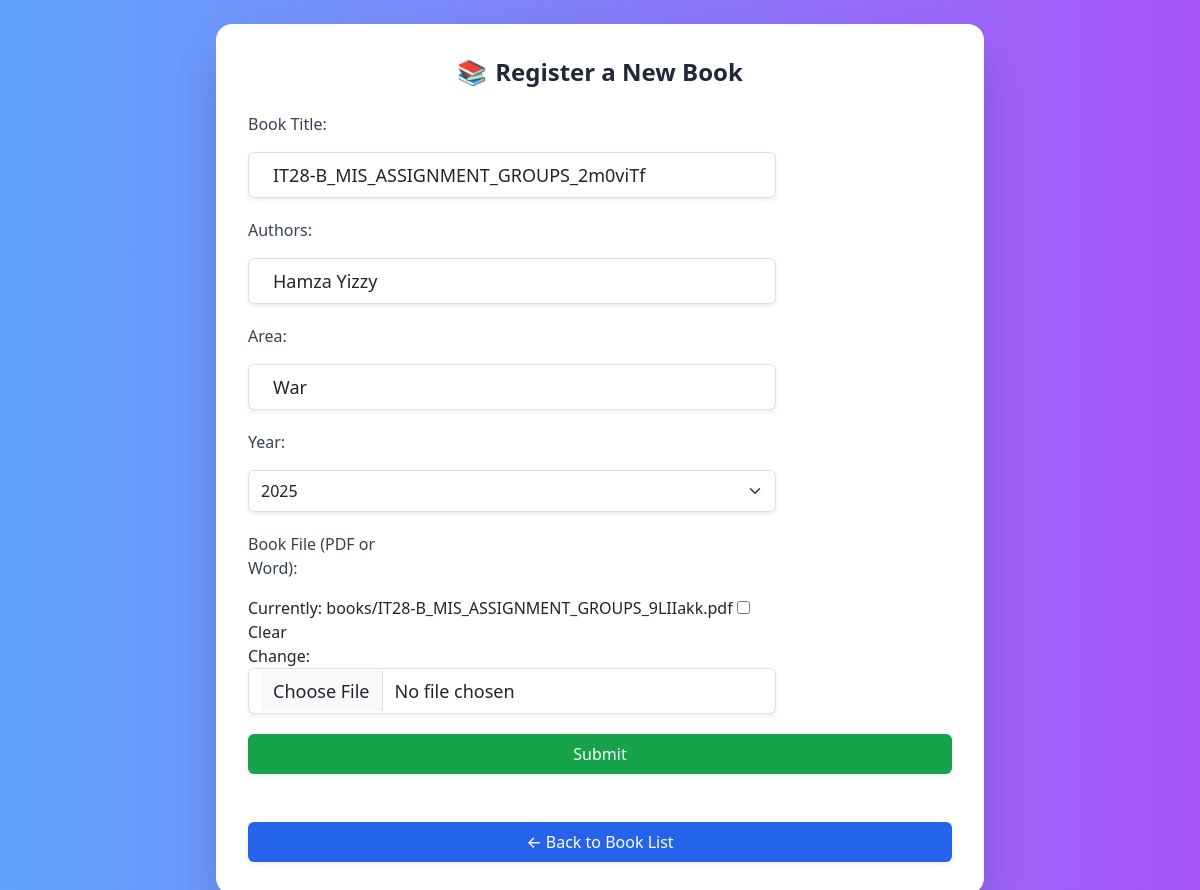
Page /book/edit/3/ on the committed database.
### compare/models.py (models this page shows, shortened)
class Book(models.Model):
    book_id = models.BigAutoField(primary_key=True)  # New auto-incremented primary key
    book_title = models.CharField(max_length=255)
    authors = models.CharField(max_length=255)
    area = models.CharField(max_length=100)
    year = models.IntegerField()
    file = models.FileField(upload_to='books/', null=True, blank=True)  # To attach the book file

### compare/views.py (the view)
# urls.py: path('book/edit/<int:book_id>/', views.add_or_edit_book, name='edit_book'),
def add_or_edit_book(request, book_id=None):
    book = get_object_or_404(Book, book_id=book_id) if book_id else None
    form = BookForm(request.POST or None, request.FILES or None, instance=book)
    if request.method == 'POST' and form.is_valid():
        form.save()
        return redirect('books_list')
    return render(request, 'compare/registration.html', {'form': form})

### compare/forms.py
class BookForm(forms.ModelForm):
    class Meta:
        model = Book
        fields = ['book_title', 'authors', 'area', 'year', 'file']
        widgets = {
            'book_title': forms.TextInput(attrs={
                'class': 'form-control text-lg py-2 px-4 rounded-lg border border-gray-300 w-full'
            }),
            'authors': forms.TextInput(attrs={
                'class': 'form-control text-lg py-2 px-4 rounded-lg border border-gray-300 w-full'
            }),
            'area': forms.TextInput(attrs={
                'class': 'form-control text-lg py-2 px-4 rounded-lg border border-gray-300 w-full'
            }),
            'year': forms.Select(attrs={
                'class': 'form-select text-lg py-2 px-4 rounded-lg border border-gray-300 w-full'
            }),
            'file': forms.ClearableFileInput(attrs={
                'class': 'form-control text-lg py-2 px-4 rounded-lg border border-gray-300 w-full'
            }),
        }

### compare/templates/compare/Registration.html (shortened to what this page needs)
{% load static %}
{% load widget_tweaks %}
<!DOCTYPE html>
<html lang="en">
<head>
  <script src="https://cdn.tailwindcss.com"></script>
  <link href="https://cdn.jsdelivr.net/npm/bootstrap@5.3.0/dist/css/bootstrap.min.css" rel="stylesheet" />
</head>
<body class="bg-gradient-to-r from-blue-400 to-purple-500 min-h-screen flex items-center justify-center p-6">
<div class="bg-white rounded-2xl shadow-2xl w-full max-w-3xl p-8">
  <h1 class="text-2xl font-bold text-center text-gray-800 mb-6">
    <span class="me-2">📚</span>Register a New Book
  </h1>
  <form id="registrationForm" method="POST" enctype="multipart/form-data" class="space-y-5">
    <div class="flex flex-wrap items-center gap-3">
      <label for="book_title" class="w-full md:w-1/4 font-medium text-gray-700">Book Title:</label>
      <div class="w-full md:w-3/4">
        {{ form.book_title|add_class:"form-control py-2 text-base border-gray-300 rounded-md shadow-sm" }}
      </div>
    </div>
    <div class="flex flex-wrap items-center gap-3">
      <label for="authors" class="w-full md:w-1/4 font-medium text-gray-700">Authors:</label>
      <div class="w-full md:w-3/4">
        {{ form.authors|add_class:"form-control py-2 text-base border-gray-300 rounded-md shadow-sm" }}
      </div>
    </div>
    <div class="flex flex-wrap items-center gap-3">
      <label for="area" class="w-full md:w-1/4 font-medium text-gray-700">Area:</label>
      <div class="w-full md:w-3/4">
        {{ form.area|add_class:"form-control py-2 text-base border-gray-300 rounded-md shadow-sm" }}
      </div>
    </div>
    <div class="flex flex-wrap items-center gap-3">
      <label for="year" class="w-full md:w-1/4 font-medium text-gray-700">Year:</label>
      <div class="w-full md:w-3/4">
        <select id="year" name="year" required
          class="form-select w-full py-2 text-base border border-gray-300 rounded-md shadow-sm focus:ring-blue-500 focus:border-blue-500">
          <option value="">-- Select Year --</option>
        </select>
      </div>
    </div>
    <div class="flex flex-wrap items-center gap-3">
      <label for="file" class="w-full md:w-1/4 font-medium text-gray-700">Book File (PDF or Word):</label>
      <div class="w-full md:w-3/4">
        {{ form.file|add_class:"form-control py-2 text-base border-gray-300 rounded-md shadow-sm" }}
      </div>
    </div>
    <div>
      <button type="submit"
        class="w-full py-2 bg-green-600 hover:bg-green-700 text-white font-medium rounded-md shadow-sm transition duration-200">
        Submit
      </button>
    </div>
  </form>
  <a href="{% url 'books_list' %}"
    class="mt-5 block text-center w-full py-2 bg-blue-600 hover:bg-blue-700 text-white font-medium rounded-md shadow-sm transition duration-200">
    ← Back to Book List
  </a>
</div>
</body>
</html>

### rows in the picture
Book: book_title "IT28-B_MIS_ASSIGNMENT_GROUPS_2m0viTf", authors "Hamza Yizzy", area "War"
